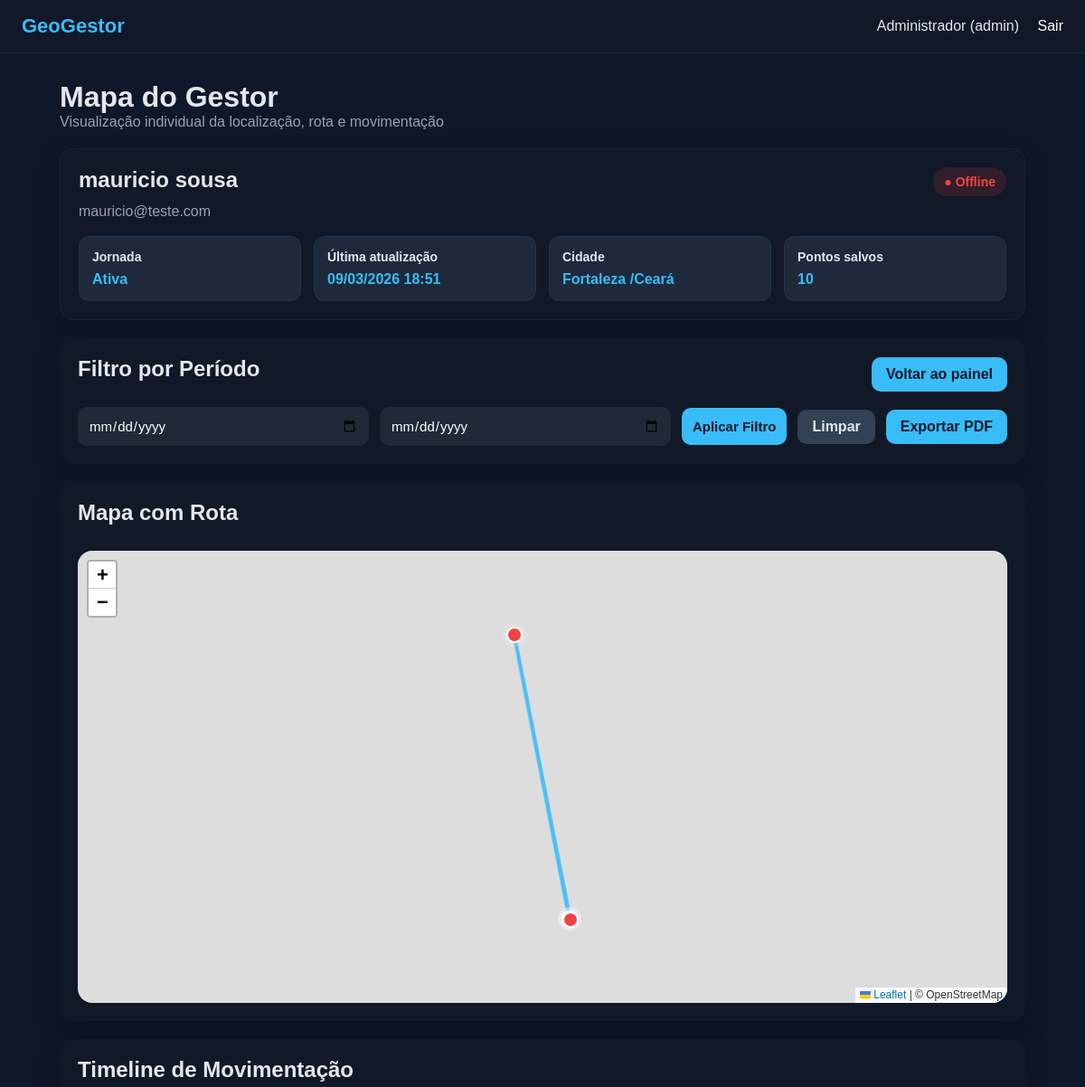
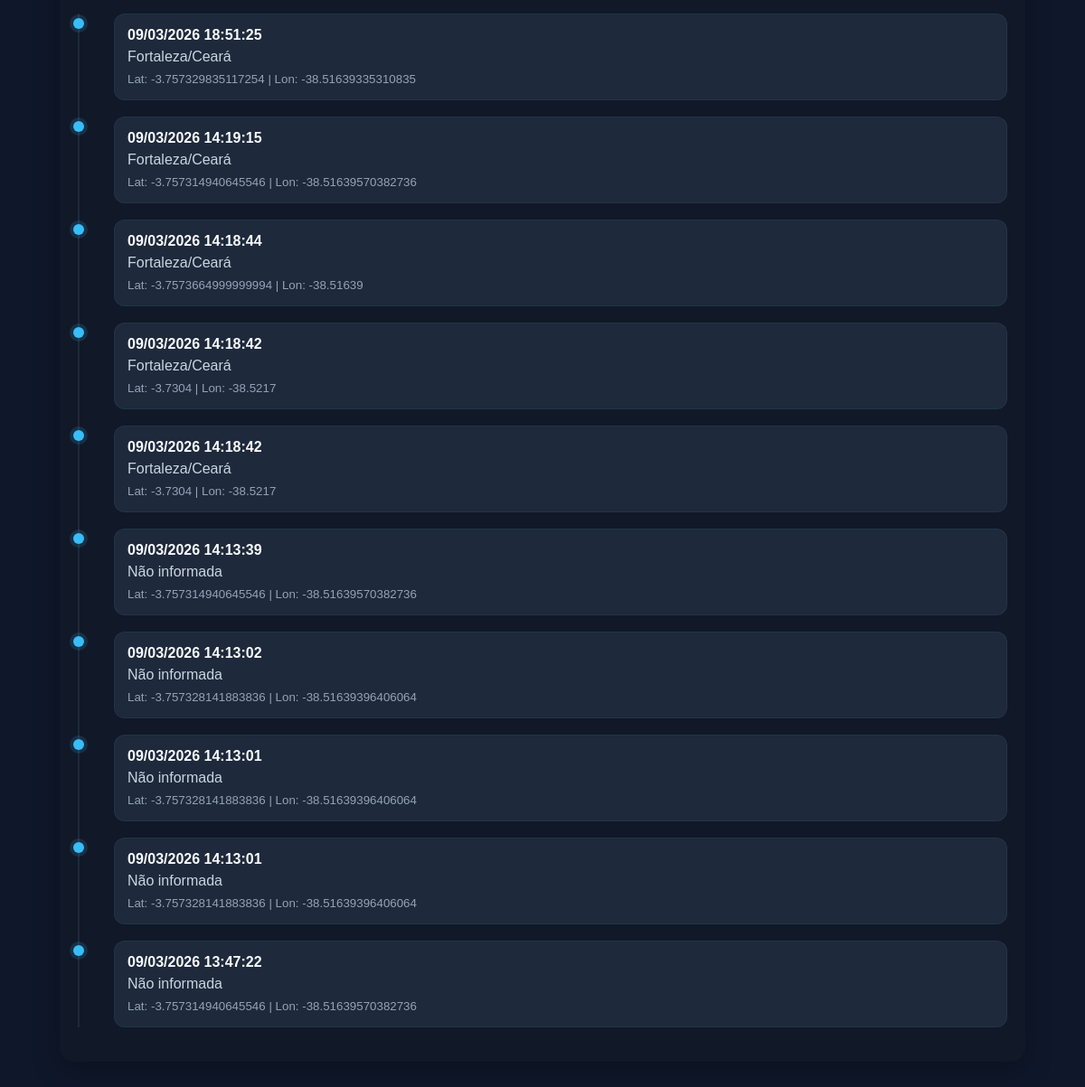
Page /admin/gestor/2/mapa (signed in) on the committed database (2 pictures, top to bottom).
### models.py (models this page shows, shortened)
class User(UserMixin, db.Model):
    __tablename__ = "users"
    id = db.Column(db.Integer, primary_key=True)
    nome = db.Column(db.String(150), nullable=False)
    email = db.Column(db.String(150), unique=True, nullable=False)
    senha_hash = db.Column(db.String(255), nullable=False)
    perfil = db.Column(db.String(20), nullable=False, default="gestor")
    ativo = db.Column(db.Boolean, default=True)
    criado_em = db.Column(db.DateTime, default=datetime.utcnow)
    jornadas = db.relationship("Jornada", backref="usuario", lazy=True)
    localizacoes = db.relationship("Localizacao", backref="usuario", lazy=True)

class Jornada(db.Model):
    __tablename__ = "jornadas"
    id = db.Column(db.Integer, primary_key=True)
    usuario_id = db.Column(db.Integer, db.ForeignKey("users.id"), nullable=False)
    inicio = db.Column(db.DateTime, default=datetime.utcnow)
    fim = db.Column(db.DateTime, nullable=True)
    status = db.Column(db.String(20), default="ativa")

class Localizacao(db.Model):
    __tablename__ = "localizacoes"
    id = db.Column(db.Integer, primary_key=True)
    usuario_id = db.Column(db.Integer, db.ForeignKey("users.id"), nullable=False)
    latitude = db.Column(db.String(50), nullable=False)
    longitude = db.Column(db.String(50), nullable=False)
    cidade = db.Column(db.String(120), nullable=True)
    estado = db.Column(db.String(120), nullable=True)
    data_hora = db.Column(db.DateTime, default=datetime.utcnow)

### app.py (the view, shortened to what this page needs)
@app.route("/admin/gestor/<int:gestor_id>/mapa")
@login_required
def admin_gestor_mapa(gestor_id):
    if current_user.perfil != "admin":
        flash("Acesso negado.", "danger")
        return redirect(url_for("gestor_dashboard"))
    gestor = User.query.filter_by(id=gestor_id, perfil="gestor").first_or_404()
    data_inicial = request.args.get("data_inicial")
    data_final = request.args.get("data_final")
    query = Localizacao.query.filter_by(usuario_id=gestor.id)
    if data_inicial:
        try:
            inicio_dt = datetime.strptime(data_inicial, "%Y-%m-%d")
            query = query.filter(Localizacao.data_hora >= inicio_dt)
        except ValueError:
            flash("Data inicial inválida.", "warning")
    localizacoes = query.order_by(Localizacao.data_hora.asc()).all()
    ultima_localizacao = localizacoes[-1] if localizacoes else None
    jornada_ativa = Jornada.query.filter_by(
        usuario_id=gestor.id,
        status="ativa"
    ).first()
    online = False
    if jornada_ativa and ultima_localizacao:
        diferenca = datetime.utcnow() - ultima_localizacao.data_hora
        if diferenca.total_seconds() <= 300:
            online = True
    rota_pontos = []
    timeline = []
    for loc in localizacoes:
        try:
            lat = float(loc.latitude)
            lng = float(loc.longitude)
        except (TypeError, ValueError):
            continue
        rota_pontos.append({
            "latitude": lat,
            "longitude": lng,
            "data_hora": loc.data_hora.strftime('%d/%m/%Y %H:%M:%S'),
            "cidade": loc.cidade or "Não informada",
            "estado": loc.estado or ""
        })
        timeline.append({
            "data_hora": loc.data_hora.strftime('%d/%m/%Y %H:%M:%S'),
            "cidade": loc.cidade or "Não informada",
            "estado": loc.estado or "",
            "latitude": loc.latitude,
            "longitude": loc.longitude
        })
    return render_template(
        "admin_gestor_mapa.html",
        gestor=gestor,
        ultima_localizacao=ultima_localizacao,
        online=online,
        jornada_ativa=jornada_ativa,
        rota_pontos=rota_pontos,
        timeline=timeline,
        data_inicial=data_inicial,
        data_final=data_final
    )

### models.py (called while the page is built)
@login_manager.user_loader
def load_user(user_id):
    return User.query.get(int(user_id))

### templates/admin_gestor_mapa.html (shortened to what this page needs)
{% extends "base.html" %}
{% block content %}
<div class="page-head">
    <h1>Mapa do Gestor</h1>
    <p class="muted">Visualização individual da localização, rota e movimentação</p>
</div>
<div class="card gestor-detalhe-card">
    <div class="gestor-topo">
        <div>
            <h2>{{ gestor.nome }}</h2>
            <p class="muted">{{ gestor.email }}</p>
        </div>
        {% if online %}
            <span class="badge online">● Online</span>
        {% else %}
            <span class="badge offline">● Offline</span>
        {% endif %}
    </div>
    <div class="detalhe-grid">
        <div class="mini-info">
            <strong>Jornada</strong>
            <span>{{ "Ativa" if jornada_ativa else "Encerrada" }}</span>
        </div>
        <div class="mini-info">
            <strong>Última atualização</strong>
            <span>
                {% if ultima_localizacao %}
                    {{ ultima_localizacao.data_hora.strftime('%d/%m/%Y %H:%M') }}
                {% else %}
                    Sem localização
                {% endif %}
            </span>
        </div>
        <div class="mini-info">
            <strong>Cidade</strong>
            <span>
                {% if ultima_localizacao %}
                    {{ ultima_localizacao.cidade or "Não informada" }}
                    {% if ultima_localizacao.estado %}/{{ ultima_localizacao.estado }}{% endif %}
                {% else %}
                    -
                {% endif %}
            </span>
        </div>
        <div class="mini-info">
            <strong>Pontos salvos</strong>
            <span>{{ rota_pontos|length }}</span>
        </div>
    </div>
</div>
<div class="card">
    <div class="map-header-inline">
        <h2>Filtro por Período</h2>
        <a class="btn-link" href="{{ url_for('admin_dashboard') }}">Voltar ao painel</a>
    </div>
    <form method="GET" class="filter-grid">
        <input type="date" name="data_inicial" value="{{ data_inicial or '' }}">
        <input type="date" name="data_final" value="{{ data_final or '' }}">
        <button type="submit">Aplicar Filtro</button>
        <a class="btn-link btn-secondary" href="{{ url_for('admin_gestor_mapa', gestor_id=gestor.id) }}">Limpar</a>
        <a class="btn-link" href="{{ url_for('exportar_pdf_movimentacao', gestor_id=gestor.id, data_inicial=data_inicial, data_final=data_final) }}">Exportar PDF</a>
    </form>
</div>
<div class="card">
    <div class="map-header-inline">
        <h2>Mapa com Rota</h2>
    </div>
    <div id="map-individual"></div>
</div>
<div class="card">
    <h2>Timeline de Movimentação</h2>
    <div class="timeline">
        {% for item in timeline|reverse %}
        <div class="timeline-item">
            <div class="timeline-dot"></div>
            <div class="timeline-content">
                <strong>{{ item.data_hora }}</strong>
                <p>{{ item.cidade }}{% if item.estado %}/{{ item.estado }}{% endif %}</p>
                <small>Lat: {{ item.latitude }} | Lon: {{ item.longitude }}</small>
            </div>
        </div>
        {% else %}
        <p>Nenhuma movimentação registrada nesse período.</p>
        {% endfor %}
    </div>
</div>
<link rel="stylesheet" href="https://unpkg.com/leaflet/dist/leaflet.css"/>
{% endblock %}

### templates/base.html (shortened to what this page needs)
<!DOCTYPE html>
<html lang="pt-br">
<head>
    <link rel="stylesheet" href="{{ url_for('static', filename='css/style.css') }}">
</head>
<body>
    <header class="topbar">
        <div class="brand">GeoGestor</div>
        {% if current_user.is_authenticated %}
            <nav>
                <span>{{ current_user.nome }} ({{ current_user.perfil }})</span>
                <a href="{{ url_for('logout') }}">Sair</a>
            </nav>
        {% endif %}
    </header>
    <main class="container">
        {% block content %}{% endblock %}
    </main>
</body>
</html>

### static/css/style.css (style rules this page uses)
* { margin: 0; padding: 0; box-sizing: border-box; font-family: Arial, sans-serif; }
body { background: #0f172a; color: #e5e7eb; }
.topbar { background: #111827; padding: 16px 24px; display: flex; justify-content: space-between; align-items: center; border-bottom: 1px solid #1f2937; }
.topbar .brand { font-size: 22px; font-weight: bold; color: #38bdf8; }
.topbar a { color: #fff; text-decoration: none; margin-left: 16px; }
.container { max-width: 1100px; margin: 30px auto; padding: 0 16px; }
.card { background: #111827; border-radius: 16px; padding: 20px; margin-bottom: 20px; box-shadow: 0 10px 30px rgba(0,0,0,0.25); }
input, button { padding: 12px; border-radius: 10px; border: none; font-size: 15px; }
input { background: #1f2937; color: white; }
button { background: #38bdf8; color: #0f172a; font-weight: bold; cursor: pointer; }
.badge { display: inline-block; padding: 8px 12px; border-radius: 999px; font-weight: bold; font-size: 14px; }
.badge.offline { background: rgba(239, 68, 68, 0.15); color: #ef4444; }
.gestor-topo { display: flex; justify-content: space-between; align-items: flex-start; gap: 12px; margin-bottom: 16px; }
.btn-link { display: inline-block; padding: 10px 16px; background: #38bdf8; color: #0f172a; border-radius: 10px; text-decoration: none; font-weight: bold; }
.muted { color: #94a3b8; }
#map-individual { width: 100%; height: 500px; border-radius: 16px; overflow: hidden; }
.detalhe-grid { display: grid; grid-template-columns: repeat(4, 1fr); gap: 14px; margin-top: 18px; }
.mini-info { background: #1e293b; padding: 14px; border-radius: 12px; display: flex; flex-direction: column; gap: 8px; }
.mini-info strong { color: #e2e8f0; font-size: 14px; }
.mini-info span { color: #38bdf8; font-weight: bold; }
.map-header-inline { display: flex; justify-content: space-between; align-items: center; gap: 12px; margin-bottom: 16px; }
.page-head { margin-bottom: 20px; }
.timeline { position: relative; margin-top: 20px; padding-left: 20px; border-left: 2px solid #1e293b; }
.timeline-item { position: relative; margin-bottom: 18px; padding-left: 18px; }
.timeline-dot { width: 12px; height: 12px; background: #38bdf8; border-radius: 50%; position: absolute; left: -27px; top: 5px; box-shadow: 0 0 0 4px rgba(56, 189, 248, 0.15); }
.timeline-content { background: #1e293b; padding: 14px; border-radius: 12px; }
.timeline-content strong { display: block; margin-bottom: 6px; color: #f8fafc; }
.timeline-content p { margin-bottom: 6px; color: #cbd5e1; }
.timeline-content small { color: #94a3b8; }
.filter-grid { display: grid; grid-template-columns: 1fr 1fr auto auto auto; gap: 12px; margin-top: 16px; align-items: center; }
.btn-secondary { background: #334155; color: #e2e8f0; }
.gestor-detalhe-card { border: 1px solid rgba(56, 189, 248, 0.08); }
.card h2 { margin-bottom: 12px; }
.timeline-item { transition: transform 0.2s ease, box-shadow 0.2s ease; }
.timeline-content { border: 1px solid rgba(56, 189, 248, 0.08); }
.mini-info { border: 1px solid rgba(56, 189, 248, 0.08); }
#map-individual { box-shadow: inset 0 0 0 1px rgba(255,255,255,0.04); }

### rows in the picture
User: nome "Administrador", perfil "admin"
User: nome "mauricio sousa", email "mauricio@teste.com"
Jornada: status "Ativa"
Localizacao: data_hora "09/03/2026 18:51", cidade "Fortaleza", estado "Ceará", data_hora "09/03/2026 18:51:25", latitude "-3.757329835117254", longitude "-38.51639335310835"
Localizacao: data_hora "09/03/2026 14:19:15", cidade "Fortaleza", estado "Ceará", latitude "-3.757314940645546", longitude "-38.51639570382736"
Localizacao: data_hora "09/03/2026 14:18:44", cidade "Fortaleza", estado "Ceará", latitude "-3.7573664999999994", longitude "-38.51639"
Localizacao: data_hora "09/03/2026 14:18:42", cidade "Fortaleza", estado "Ceará", latitude "-3.7304", longitude "-38.5217"
Localizacao: data_hora "09/03/2026 14:18:42", cidade "Fortaleza", estado "Ceará", latitude "-3.7304", longitude "-38.5217"
Localizacao: data_hora "09/03/2026 14:13:39", cidade "Não informada", latitude "-3.757314940645546", longitude "-38.51639570382736"
Localizacao: data_hora "09/03/2026 14:13:02", cidade "Não informada", latitude "-3.757328141883836", longitude "-38.51639396406064"
Localizacao: data_hora "09/03/2026 14:13:01", cidade "Não informada", latitude "-3.757328141883836", longitude "-38.51639396406064"
Localizacao: data_hora "09/03/2026 14:13:01", cidade "Não informada", latitude "-3.757328141883836", longitude "-38.51639396406064"
Localizacao: data_hora "09/03/2026 13:47:22", cidade "Não informada", latitude "-3.757314940645546", longitude "-38.51639570382736"

### other values in the picture
{{ rota_pontos|length }} "10"
